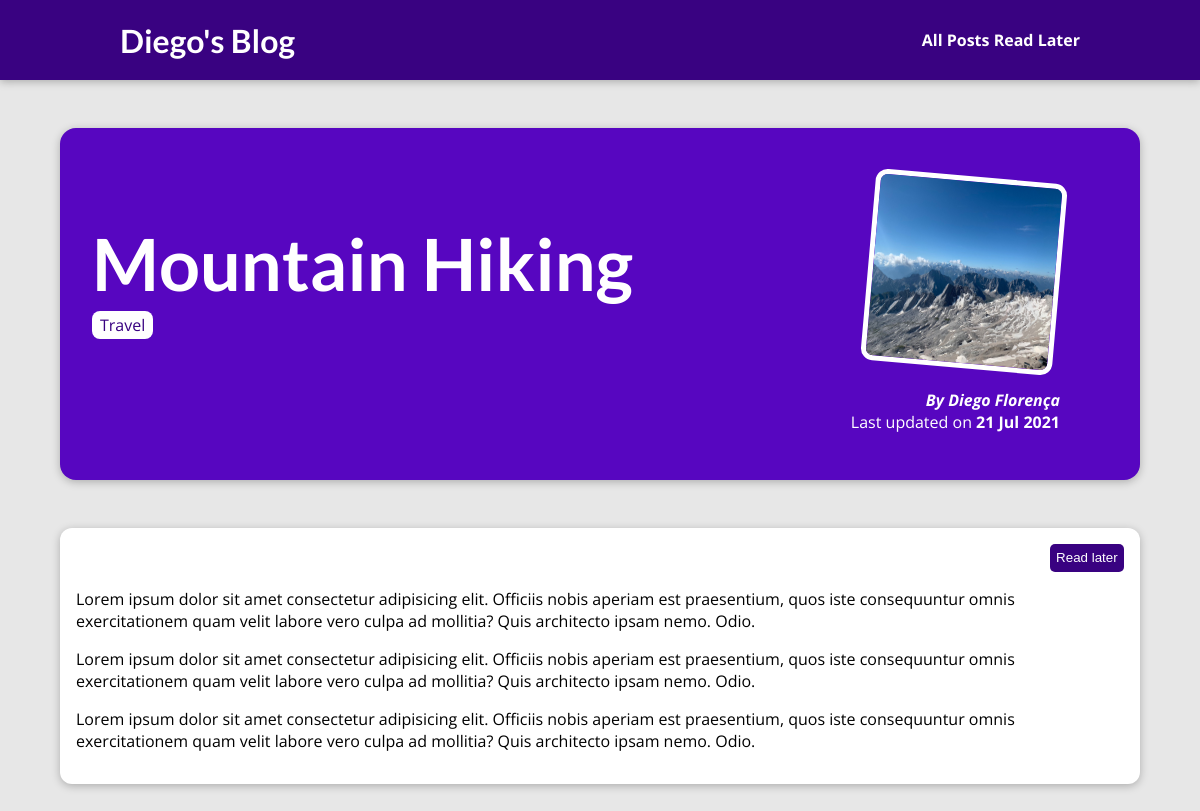
The page /posts/mountain-hiking on the database as committed earlier.
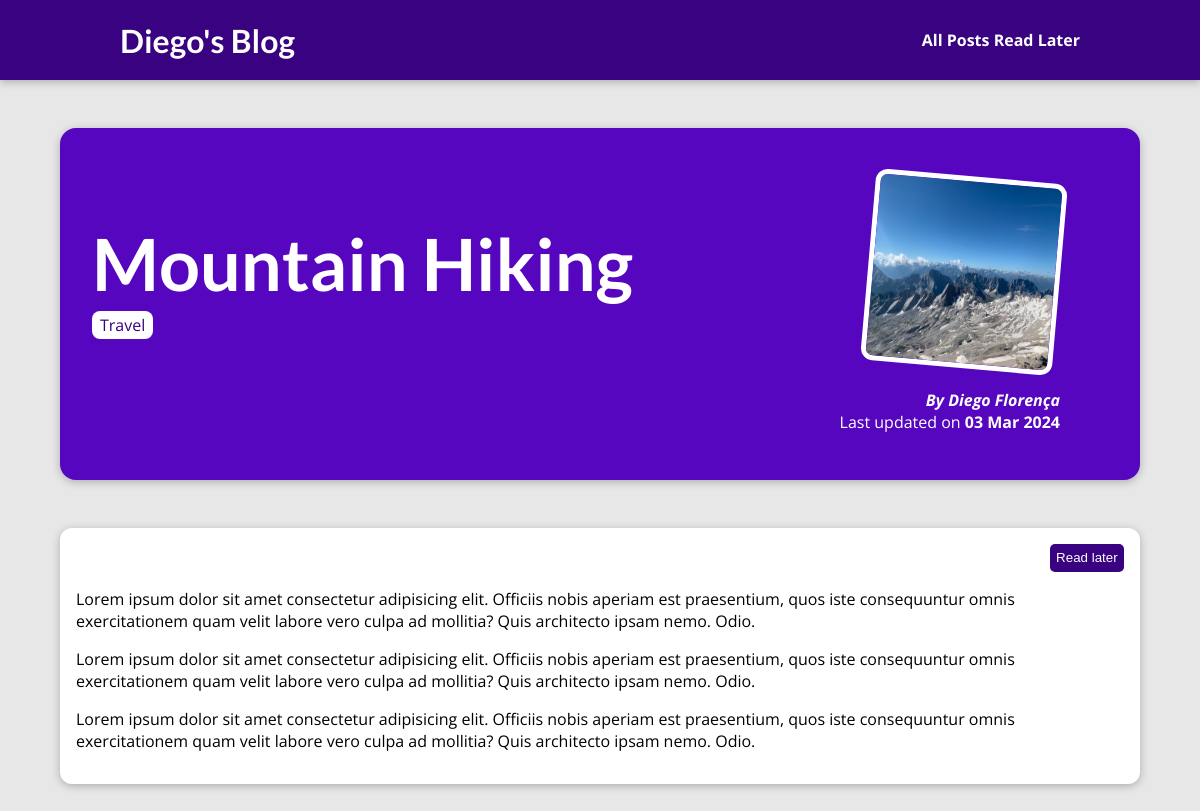
The same page on the database as committed later.
### blog/models.py (models this page shows, shortened)
class Post(models.Model):
    title = models.CharField(max_length=150)
    excerpt = models.CharField(max_length=200)
    image = models.ImageField(upload_to="images")
    date = models.DateField(auto_now=True)
    slug = models.SlugField(unique=True, db_index=True)
    content = models.TextField(validators=[MinLengthValidator(10)])
    author = models.ForeignKey(
        Author, on_delete=models.SET_NULL, null=True, related_name="posts")
    tags = models.ManyToManyField(Tag)

class Tag(models.Model):
    caption = models.CharField(max_length=20)

class Author(models.Model):
    first_name = models.CharField(max_length=100)
    last_name = models.CharField(max_length=100)
    email = models.EmailField()
    def full_name(self):
        return f"{self.first_name} {self.last_name}"
    def __str__(self):
        return self.full_name()

### blog/views.py (the view)
# urls.py: path("posts/<slug:slug>", views.post_detail, name="post-detail-page")
def post_detail(request, slug):
    identified_post = get_object_or_404(Post, slug=slug)
    post_tags = identified_post.tags.all()
    is_read_later = request.session.get("read-later") == identified_post.id
    return render(request, "blog/post-details.html", {
        "post": identified_post,
        "tags": post_tags,
        "is_read_later": is_read_later
    })

### blog/templates/blog/post-details.html (shortened to what this page needs)
{% extends "base.html" %}
{% load static %}
{% block css_files %}
    <link rel="stylesheet" href="{% static "blog/post-detail.css" %}">
{% endblock  %}
{% block content %}
    <section id="summary">
        <h2>{{ post.title | title }}</h2>
        <div>
            {% for tag in tags %}
            <span class="tag">{{ tag.caption }}</span>
            {% endfor %}
        </div>
        <article>
            <img src="{% static "blog/"|add:post.image.url %}" alt="{{ post.title }}">
            <address>By <a href="mailto:{{ post.author.email }}">{{ post.author }}</a></address>
            <div>
                Last updated on <time>{{ post.date | date:"d M Y" }}</time>
            </div>
        </article>
    </section>
    <main>
        <div id="read-later">
            {% if is_read_later %}
                <p>Marked as read later.</p>
            {% else %}
                <form action="/posts/read-later/" method="POST">
                    <button>Read later</button>
                </form>
            {% endif %}
        </div>
        {{ post.content | linebreaks }}
    </main>
    {% endblock %}

### templates/base.html (shortened to what this page needs)
{% load static %}
<!DOCTYPE html>
<html lang="en">
<head>
    <link rel="stylesheet" href="{% static "app.css" %}">
    {% block css_files %}{% endblock %}
</head>
<body>
    <header id="main-navigation">
        <h1><a href="{% url "starting-page" %}">Diego's Blog</a></h1>
        <nav>
            <a href="{% url "posts-page" %}">All Posts</a>
            <a href="{% url "read-later"%}">Read Later</a>
        </nav>
    </header>
    {% block content %}{% endblock content %}
</body>
</html>

### static/app.css (style rules this page uses)
* { box-sizing: border-box; }
html { font-family: "Open Sans", "Lato", sans-serif; }
body { margin: 0; }
h1, h2, h3 { font-family: "Lato", sans-serif; font-weight: bold; }
#main-navigation { width: 100%; height: 5rem; display: flex; justify-content: space-between; align-items: center; padding: 0 10%; position: absolute; top: 0; left: 0; }
#main-navigation a { text-decoration: none; color: white; font-weight: bold; }

### blog/static/blog/post-detail.css (style rules this page uses)
body { background-color: #e7e7e7; }
#main-navigation { background-color: #390281; box-shadow: 0 2px 8px rgba(0, 0, 0, 0.25); }
#summary { margin: 8rem auto 3rem auto; padding: 2rem; width: 90%; max-width: 90rem; border-radius: 16px; background-color: #5706c0; position: relative; box-shadow: 0 2px 8px rgba(0, 0, 0, 0.25); height: 22rem; }
#summary h2 { color: white; font-size: 4.5rem; margin-bottom: 0.5rem; }
#summary article { position: absolute; top: 2rem; right: 3rem; padding: 1rem 2rem; border-radius: 12px; text-align: right; color: white; }
#summary article img { width: 12rem; height: 12rem; border-radius: 12px; transform: rotateZ(5deg); border: 5px solid white; margin-bottom: 1rem; }
#summary address { font-weight: bold; }
#summary a { color: white; text-decoration: none; }
#summary time { font-weight: bold; }
main { width: 90%; max-width: 90rem; margin: 3rem auto; background-color: white; padding: 1rem; border-radius: 12px; box-shadow: 0 2px 8px rgba(0, 0, 0, 0.25); }
.tag { background-color: white; color: #390281; padding: 0.2rem 0.5rem; border-radius: 8px; }
#read-later { display: flex; justify-content: right; }
#read-later button { background-color: #390281; color: white; border: none; border-radius: 5px; padding: 0.4rem; cursor: pointer; }

Rows that differ between the two databases and show on the page:
changed Post "Mountain Hiking": date "21 Jul 2021" → "03 Mar 2024"
